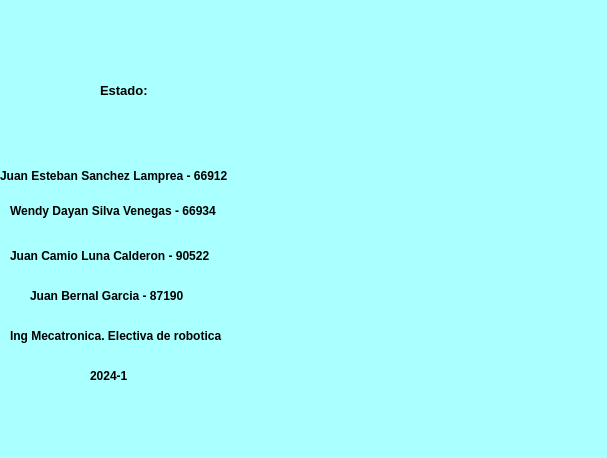
<?xml version="1.0" encoding="UTF-8"?>
<ui version="4.0">
 <class>Dialog</class>
 <widget class="QDialog" name="Dialog">
  <property name="geometry">
   <rect>
    <x>0</x>
    <y>0</y>
    <width>607</width>
    <height>458</height>
   </rect>
  </property>
  <property name="windowTitle">
   <string>Dialog</string>
  </property>
  <property name="styleSheet">
   <string notr="true">background-color: rgb(170, 255, 255);</string>
  </property>
  <widget class="QLabel" name="label_9">
   <property name="geometry">
    <rect>
     <x>10</x>
     <y>310</y>
     <width>291</width>
     <height>51</height>
    </rect>
   </property>
   <property name="font">
    <font>
     <pointsize>9</pointsize>
     <weight>75</weight>
     <bold>true</bold>
    </font>
   </property>
   <property name="text">
    <string>Ing Mecatronica. Electiva de robotica</string>
   </property>
   <property name="margin">
    <number>15</number>
   </property>
  </widget>
  <widget class="QLabel" name="label_8">
   <property name="geometry">
    <rect>
     <x>30</x>
     <y>270</y>
     <width>291</width>
     <height>51</height>
    </rect>
   </property>
   <property name="font">
    <font>
     <pointsize>9</pointsize>
     <weight>75</weight>
     <bold>true</bold>
    </font>
   </property>
   <property name="text">
    <string>Juan Bernal Garcia - 87190</string>
   </property>
   <property name="margin">
    <number>15</number>
   </property>
  </widget>
  <widget class="QLabel" name="label_3">
   <property name="geometry">
    <rect>
     <x>10</x>
     <y>190</y>
     <width>261</width>
     <height>41</height>
    </rect>
   </property>
   <property name="font">
    <font>
     <pointsize>9</pointsize>
     <weight>75</weight>
     <bold>true</bold>
    </font>
   </property>
   <property name="text">
    <string>Wendy Dayan Silva Venegas - 66934</string>
   </property>
   <property name="margin">
    <number>15</number>
   </property>
  </widget>
  <widget class="QLabel" name="label_7">
   <property name="geometry">
    <rect>
     <x>10</x>
     <y>230</y>
     <width>291</width>
     <height>51</height>
    </rect>
   </property>
   <property name="font">
    <font>
     <pointsize>9</pointsize>
     <weight>75</weight>
     <bold>true</bold>
    </font>
   </property>
   <property name="text">
    <string>Juan Camio Luna Calderon - 90522</string>
   </property>
   <property name="margin">
    <number>15</number>
   </property>
  </widget>
  <widget class="QLabel" name="label_6">
   <property name="geometry">
    <rect>
     <x>0</x>
     <y>150</y>
     <width>291</width>
     <height>51</height>
    </rect>
   </property>
   <property name="font">
    <font>
     <pointsize>9</pointsize>
     <weight>75</weight>
     <bold>true</bold>
    </font>
   </property>
   <property name="text">
    <string>Juan Esteban Sanchez Lamprea - 66912</string>
   </property>
   <property name="margin">
    <number>15</number>
   </property>
  </widget>
  <widget class="QLabel" name="label_10">
   <property name="geometry">
    <rect>
     <x>90</x>
     <y>350</y>
     <width>81</width>
     <height>51</height>
    </rect>
   </property>
   <property name="font">
    <font>
     <pointsize>9</pointsize>
     <weight>75</weight>
     <bold>true</bold>
    </font>
   </property>
   <property name="text">
    <string>2024-1</string>
   </property>
   <property name="margin">
    <number>15</number>
   </property>
  </widget>
  <widget class="QLabel" name="Logo">
   <property name="geometry">
    <rect>
     <x>320</x>
     <y>150</y>
     <width>271</width>
     <height>231</height>
    </rect>
   </property>
   <property name="text">
    <string/>
   </property>
   <property name="scaledContents">
    <bool>true</bool>
   </property>
  </widget>
  <widget class="QLabel" name="Estado">
   <property name="geometry">
    <rect>
     <x>190</x>
     <y>70</y>
     <width>131</width>
     <height>41</height>
    </rect>
   </property>
   <property name="font">
    <font>
     <pointsize>10</pointsize>
     <weight>75</weight>
     <bold>true</bold>
    </font>
   </property>
   <property name="text">
    <string/>
   </property>
  </widget>
  <widget class="QLabel" name="label_5">
   <property name="geometry">
    <rect>
     <x>100</x>
     <y>70</y>
     <width>61</width>
     <height>41</height>
    </rect>
   </property>
   <property name="font">
    <font>
     <pointsize>10</pointsize>
     <weight>75</weight>
     <bold>true</bold>
    </font>
   </property>
   <property name="text">
    <string>Estado:</string>
   </property>
  </widget>
 </widget>
 <resources/>
 <connections/>
</ui>
